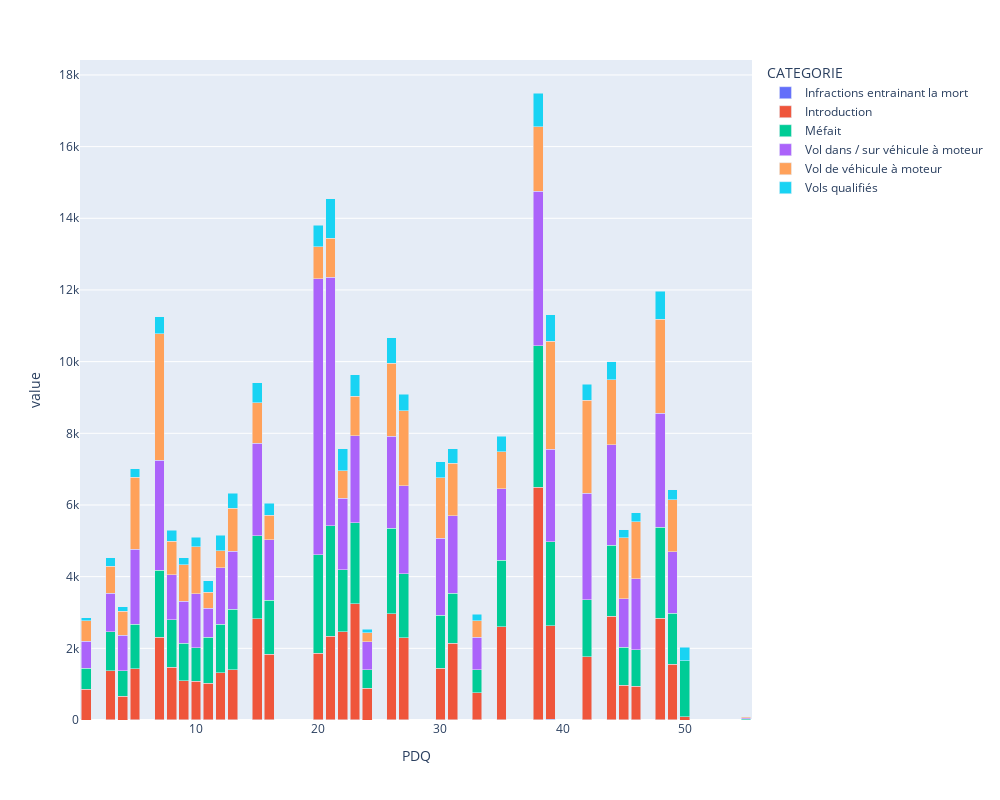

Source (notebook cell):
### Code cell
# For each PDQ and each type of crime, I want to see the number of crimes that happened in that PDQ and that type of crime

# Use pandas pivot table to create a table with the number of crimes per PDQ and per crime type

crime_freq = df.pivot_table(index='PDQ', columns='CATEGORIE', values='DATE', aggfunc='count')

crime_freq = crime_freq.fillna(0)


# Create a stacked bar chart with plotly

fig = px.bar(crime_freq, barmode='stack', width=1000, height=800)

fig.show()

### Figure 1 — Plotly figure (JSON) as saved in the notebook; plotly's stock layout.template omitted (floating-point values rounded to 4 significant figures)
{"data": [{"alignmentgroup": "True", "hovertemplate": "CATEGORIE=Infractions entrainant la mort<br>PDQ=%{x}<br>value=%{y}<extra></extra>", "legendgroup": "Infractions entrainant la mort", "marker": {"color": "#636efa", "pattern": {"shape": ""}}, "name": "Infractions entrainant la mort", "offsetgroup": "Infractions entrainant la mort", "orientation": "v", "showlegend": true, "textposition": "auto", "type": "bar", "x": [1, 3, 4, 5, 7, 8, 9, 10, 11, 12, 13, 15, 16, 20, 21, 22, 23, 24, 26, 27, 30, 31, 33, 35, 38, 39, 42, 44, 45, 46, 48, 49, 50, 55], "xaxis": "x", "y": [0, 7, 0, 3, 6, 7, 7, 4, 4, 7, 14, 9, 6, 11, 14, 7, 8, 0, 9, 9, 8, 5, 2, 4, 14, 15, 9, 5, 7, 8, 10, 11, 0, 0], "yaxis": "y"}, {"alignmentgroup": "True", "hovertemplate": "CATEGORIE=Introduction<br>PDQ=%{x}<br>value=%{y}<extra></extra>", "legendgroup": "Introduction", "marker": {"color": "#EF553B", "pattern": {"shape": ""}}, "name": "Introduction", "offsetgroup": "Introduction", "orientation": "v", "showlegend": true, "textposition": "auto", "type": "bar", "x": [1, 3, 4, 5, 7, 8, 9, 10, 11, 12, 13, 15, 16, 20, 21, 22, 23, 24, 26, 27, 30, 31, 33, 35, 38, 39, 42, 44, 45, 46, 48, 49, 50, 55], "xaxis": "x", "y": [857, 1362, 662, 1423, 2297, 1468, 1088, 1082, 1018, 1316, 1388, 2822, 1824, 1855, 2329, 2449, 3236, 893, 2949, 2291, 1443, 2140, 756, 2597, 6474, 2611, 1763, 2892, 967, 939, 2832, 1540, 97, 6], "yaxis": "y"}, {"alignmentgroup": "True", "hovertemplate": "CATEGORIE=Méfait<br>PDQ=%{x}<br>value=%{y}<extra></extra>", "legendgroup": "Méfait", "marker": {"color": "#00cc96", "pattern": {"shape": ""}}, "name": "Méfait", "offsetgroup": "Méfait", "orientation": "v", "showlegend": true, "textposition": "auto", "type": "bar", "x": [1, 3, 4, 5, 7, 8, 9, 10, 11, 12, 13, 15, 16, 20, 21, 22, 23, 24, 26, 27, 30, 31, 33, 35, 38, 39, 42, 44, 45, 46, 48, 49, 50, 55], "xaxis": "x", "y": [583, 1100, 717, 1244, 1872, 1329, 1050, 932, 1285, 1346, 1682, 2315, 1508, 2752, 3078, 1742, 2261, 504, 2390, 1787, 1478, 1394, 646, 1851, 3951, 2343, 1590, 1980, 1051, 1018, 2536, 1424, 1552, 32], "yaxis": "y"}, {"alignmentgroup": "True", "hovertemplate": "CATEGORIE=Vol dans / sur véhicule à moteur<br>PDQ=%{x}<br>value=%{y}<extra></extra>", "legendgroup": "Vol dans / sur véhicule à moteur", "marker": {"color": "#ab63fa", "pattern": {"shape": ""}}, "name": "Vol dans / sur véhicule à moteur", "offsetgroup": "Vol dans / sur véhicule à moteur", "orientation": "v", "showlegend": true, "textposition": "auto", "type": "bar", "x": [1, 3, 4, 5, 7, 8, 9, 10, 11, 12, 13, 15, 16, 20, 21, 22, 23, 24, 26, 27, 30, 31, 33, 35, 38, 39, 42, 44, 45, 46, 48, 49, 50, 55], "xaxis": "x", "y": [752, 1074, 980, 2098, 3068, 1251, 1172, 1508, 813, 1579, 1619, 2581, 1698, 7689, 6932, 1989, 2423, 784, 2572, 2443, 2146, 2159, 900, 2006, 4315, 2593, 2962, 2805, 1352, 1973, 3175, 1716, 7, 24], "yaxis": "y"}, {"alignmentgroup": "True", "hovertemplate": "CATEGORIE=Vol de véhicule à moteur<br>PDQ=%{x}<br>value=%{y}<extra></extra>", "legendgroup": "Vol de véhicule à moteur", "marker": {"color": "#FFA15A", "pattern": {"shape": ""}}, "name": "Vol de véhicule à moteur", "offsetgroup": "Vol de véhicule à moteur", "orientation": "v", "showlegend": true, "textposition": "auto", "type": "bar", "x": [1, 3, 4, 5, 7, 8, 9, 10, 11, 12, 13, 15, 16, 20, 21, 22, 23, 24, 26, 27, 30, 31, 33, 35, 38, 39, 42, 44, 45, 46, 48, 49, 50, 55], "xaxis": "x", "y": [575, 754, 673, 2012, 3534, 937, 1009, 1306, 440, 468, 1200, 1119, 684, 899, 1085, 764, 1104, 259, 2040, 2097, 1691, 1470, 463, 1024, 1798, 3012, 2601, 1813, 1703, 1595, 2635, 1450, 0, 29], "yaxis": "y"}, {"alignmentgroup": "True", "hovertemplate": "CATEGORIE=Vols qualifiés<br>PDQ=%{x}<br>value=%{y}<extra></extra>", "legendgroup": "Vols qualifiés", "marker": {"color": "#19d3f3", "pattern": {"shape": ""}}, "name": "Vols qualifiés", "offsetgroup": "Vols qualifiés", "orientation": "v", "showlegend": true, "textposition": "auto", "type": "bar", "x": [1, 3, 4, 5, 7, 8, 9, 10, 11, 12, 13, 15, 16, 20, 21, 22, 23, 24, 26, 27, 30, 31, 33, 35, 38, 39, 42, 44, 45, 46, 48, 49, 50, 55], "xaxis": "x", "y": [83, 230, 131, 237, 473, 298, 203, 268, 330, 433, 419, 565, 330, 599, 1111, 613, 601, 92, 703, 456, 437, 404, 185, 438, 944, 730, 438, 500, 230, 246, 770, 286, 372, 1], "yaxis": "y"}], "layout": {"barmode": "stack", "height": 800, "legend": {"title": {"text": "CATEGORIE"}, "tracegroupgap": 0}, "margin": {"t": 60}, "width": 1000, "xaxis": {"anchor": "y", "domain": [0, 1], "title": {"text": "PDQ"}}, "yaxis": {"anchor": "x", "domain": [0, 1], "title": {"text": "value"}}}}
